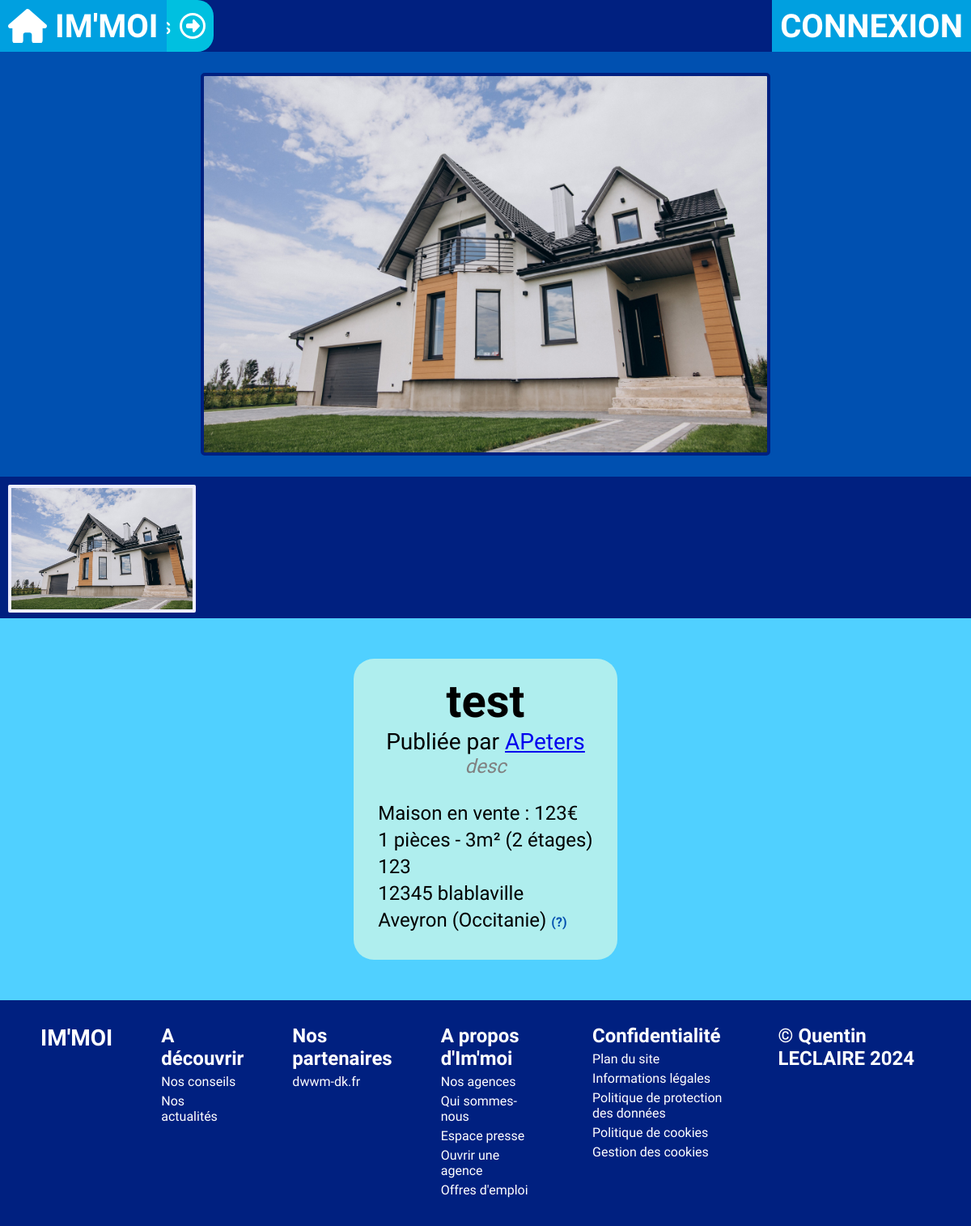
The page /offres/13 on the database its author committed.
### tables this page shows
CREATE TABLE IF NOT EXISTS `photo` (
  `idPhoto` int NOT NULL AUTO_INCREMENT,
  `nom` varchar(128) NOT NULL,
  `couverture` tinyint(1) DEFAULT NULL,
  `idBien` int NOT NULL,
  PRIMARY KEY (`idPhoto`),
  KEY `FK_BIEN` (`idBien`)
);

CREATE TABLE IF NOT EXISTS `bien` (
  `idBien` int NOT NULL AUTO_INCREMENT,
  `nom` varchar(60) NOT NULL,
  `description` text,
  `prixLocation` float DEFAULT NULL,
  `prixVente` float DEFAULT NULL,
  `categorie` varchar(20) DEFAULT NULL,
  `nbPieces` int NOT NULL,
  `nbEtages` int DEFAULT NULL,
  `surface` int NOT NULL,
  `numAppart` int DEFAULT NULL,
  `idUtilisateur` int NOT NULL,
  `idAdresse` int NOT NULL,
  PRIMARY KEY (`idBien`),
  KEY `FK_ADRESSE` (`idAdresse`),
  KEY `FK_UTILISATEUR` (`idUtilisateur`)
);

CREATE TABLE IF NOT EXISTS `utilisateur` (
  `idUtilisateur` int NOT NULL AUTO_INCREMENT,
  `username` varchar(32) NOT NULL,
  `password` varchar(64) NOT NULL,
  `nom` varchar(40) DEFAULT NULL,
  `prenom` varchar(40) DEFAULT NULL,
  `telephone` varchar(20) DEFAULT NULL,
  `email` varchar(80) NOT NULL,
  `idAdresse` int DEFAULT NULL,
  `estAgent` tinyint(1) DEFAULT NULL,
  `agence` int DEFAULT NULL,
  PRIMARY KEY (`idUtilisateur`),
  KEY `FK_ADRESSE` (`idAdresse`)
);

CREATE TABLE IF NOT EXISTS `adresse` (
  `idAdresse` int NOT NULL AUTO_INCREMENT,
  `nomVoie` text NOT NULL,
  `zipcode` varchar(10) NOT NULL,
  `localite` varchar(60) NOT NULL,
  PRIMARY KEY (`idAdresse`)
);

### Controller/PhotoController.php (called while the page is built, shortened)
<?php
class PhotoController{
    private $photoManager;
    public function __construct() {
        require_once "Models/managers/PhotoManager.php";
        $this->photoManager = new PhotoManager;
        $this->photoManager->chargementPhotolist();
    }
    public function getPhotosByBien($id)
    {
        return $this->photoManager->getPhotosFromBien($id);
    }
}

### Models/Model.class.php (called while the page is built, shortened)
<?php
abstract class BDConnexion{
    private static $pdo;
    private static function setBDD(){
        self::$pdo = new PDO('mysql:host=localhost;dbname=immoi;port=3308;charset=utf8', 'root', '');
        self::$pdo->setAttribute(PDO::ATTR_ERRMODE, PDO::ERRMODE_WARNING);
    }
    protected function getBDD(){
        return self::$pdo;
    }
}

### Models/managers/PhotoManager.php (called while the page is built, shortened)
<?php
require_once "Models/data/Photo.class.php";
require_once "Models/Model.class.php";
class PhotoManager extends BDConnexion{
    private $photolist = [];
    public function ajoutPhoto($photo){
        $this->photolist[] = $photo;
    }
    public function chargementPhotolist(){
        $req = $this->getBDD()->prepare('SELECT * FROM photo');
        $req->execute();
        $listePhoto = $req->fetchAll(PDO::FETCH_ASSOC);
        foreach($listePhoto as $value){
            $photo = new Photo($value['idPhoto'], $value['nom'], $value['idBien'], $value['couverture']);
        }
    }
    public function getPhotosFromBien($id){
        $listePhotos = [];
        if (isset($this->photolist)) {
            for ($i = 0; $i < count($this->photolist); $i++) {
                if ($this->photolist[$i]->getBien() == $id) {
                    $listePhotos[] = $this->photolist[$i];
                }
            }
        }
        return $listePhotos;
    }
}

### Models/managers/BienManager.php (called while the page is built, shortened)
<?php
require_once "Models/data/Bien.class.php";
require_once "Models/Model.class.php";
class BienManager extends BDConnexion{
    private $bienlist = [];
    public function ajoutBien($bien){
        $this->bienlist[] = $bien;
    }
    public function chargementBienlist(){
        $req = $this->getBDD()->prepare('SELECT * FROM bien');
        $req->execute();
        $listeBien = $req->fetchAll(PDO::FETCH_ASSOC);
    }
    public function getBienById($id)
    {
        for ($i = 0; $i < count($this->bienlist); $i++) {
            if ($this->bienlist[$i]->getId() == $id) {
                return $this->bienlist[$i];
            }
        }
    }
}

### Models/data/Bien.class.php (called while the page is built, shortened)
<?php
class Bien{
    public function getId()                 {return $this->idBien;}
    public function getNom()                {return $this->nom;}
    public function getDescription()        {return $this->description;}
    public function getPrixVente()          {return $this->prixVente;}
    public function getCategorie()          {return $this->categorie;}
    public function getNbPieces()           {return $this->nbPieces;}
    public function getNbEtages()           {return $this->nbEtages;}
    public function getSurface()            {return $this->surface;}
    public function getUtilisateur()        {return $this->idUtilisateur;}
    public function getAdresse()            {return $this->idAdresse;}
}

### Models/data/Photo.class.php (called while the page is built, shortened)
<?php
class Photo{
    public function getNom()             {return $this->nom;}
    public function getBien()            {return $this->idBien;}
    public function getCouverture()      {return $this->couverture;}
}

### Controller/utilisateurController.php (called while the page is built, shortened)
<?php
class UtilisateurController
{
    private $utilisateurManager;
    public function __construct()
    {
        require_once "Models/managers/UtilisateurManager.php";
        $this->utilisateurManager = new UtilisateurManager;
        $this->utilisateurManager->chargementUserlist();
    }
    public function getManager()
    {
        return $this->utilisateurManager;
    }
}

### Models/managers/UtilisateurManager.php (called while the page is built, shortened)
<?php
require_once "Models/data/Utilisateur.class.php";
require_once "Models/Model.class.php";
class UtilisateurManager extends BDConnexion
{
    private $userlist = [];
    public function ajoutUtilisateur($utilisateur)
    {
        $this->userlist[] = $utilisateur;
    }
    public function chargementUserlist()
    {
        $req = $this->getBDD()->prepare('SELECT * FROM utilisateur');
        $req->execute();
        $listeUtilisateur = $req->fetchAll(PDO::FETCH_ASSOC);
        foreach ($listeUtilisateur as $value) {
            $user = new Utilisateur($value['idUtilisateur'], $value['username'], $value['password'], $value['nom'], $value['prenom'], $value['telephone'], $value['email'], $value['idAdresse'], $value['estAgent'], $value['agence']);
        }
    }
    public function getUserById($id)
    {
        for ($i = 0; $i < count($this->userlist); $i++) {
            if ($this->userlist[$i]->getId() == $id) {
                return $this->userlist[$i];
            }
        }
    }
}

### Models/data/Utilisateur.class.php (called while the page is built, shortened)
<?php
class Utilisateur{
    public function getId()               {return $this->idUtilisateur;}
    public function getUsername()         {return $this->username;}
}

### Controller/adresseController.php (called while the page is built, shortened)
<?php
class AdresseController{
    private $adresseManager;
    public function __construct() {
        require_once "Models/managers/AdresseManager.php";
        $this->adresseManager = new AdresseManager;
        $this->adresseManager->chargementAdresselist();
    }
    public function getManager()
    {
        return $this->adresseManager;
    }
}

### Models/managers/AdresseManager.php (called while the page is built, shortened)
<?php
require_once "Models/data/Adresse.class.php";
require_once "Models/Model.class.php";
class AdresseManager extends BDConnexion
{
    private $adresselist = [];
    public function ajoutAdresse($adresse)
    {
        $this->adresselist[] = $adresse;
    }
    public function getAdresseById($id)
    {
        for ($i = 0; $i < count($this->adresselist); $i++) {
            if ($this->adresselist[$i]->getId() == $id) {
                return $this->adresselist[$i];
            }
        }
    }
    public function chargementAdresselist()
    {
        $req = $this->getBDD()->prepare('SELECT * FROM adresse');
        $req->execute();
        $listeAdresse = $req->fetchAll(PDO::FETCH_ASSOC);
        foreach ($listeAdresse as $value) {
            $adresse = new Adresse($value['idAdresse'], $value['nomVoie'], $value['zipcode'], $value['localite']);
        }
    }
}

### Models/data/Adresse.class.php (called while the page is built, shortened)
<?php
class Adresse{
    public function getId()              {return $this->idAdresse;}
    public function getNomVoie()         {return $this->nomVoie;}
    public function getZipcode()         {return $this->zipcode;}
    public function getLocalite()        {return $this->localite;}
}

### departement.php (called while the page is built, shortened)
<?php
function get_region_departement($cp)
{
    $cp = trim($cp);
    $num = substr($cp, 0, 2);
    if (isset($tab[$num])) {
        return $tab[$num];
    } else {
        return false;
    }
}

### Views/BD/bien.view.php (the view, shortened to what this page needs)
<?php ob_start();
require_once "Controller/utilisateurController.php";
$utilisateurController = new UtilisateurController;
require_once "Controller/adresseController.php";
$adresseController = new AdresseController;
require_once "Controller/photoController.php";
$photoController = new PhotoController;
require "departement.php";
$listephotos = $photoController->getPhotosByBien($bien->getId());
$adresseBien = $adresseController->getManager()->getAdresseById($bien->getAdresse());
?>
<section class="content">
    <div class="bienoverview">
        <div class="gallery">
            <div class="displaycontainer">
                <?php if (empty($listephotos)) : ?>
                    <img src="/public/img/default.jpg" alt="" class="displayedimage">
                    <?php else :
                    foreach ($listephotos as $photo) :
                        if ($photo->getCouverture()) : ?>
                            <img src="/public/img/photos/<?= $photo->getNom(); ?>" alt="" class="displayedimage">
                <?php endif;
                    endforeach;
                endif; ?>
            </div>
            <div class="imagelist">
                <?php if (empty($listephotos)) : ?>
                    <img src="/public/img/default.jpg" alt="" class="thumbimage active">
                    <?php else :
                    foreach ($listephotos as $photo) : ?>
                        <img src="/public/img/photos/<?= $photo->getNom(); ?>" alt="" class="thumbimage <?= ($photo->getCouverture()) ? "active" : "" ?>">
                <?php endforeach;
                endif; ?>
            </div>
        </div>
        <div class="details">
            <h2><?= $bien->getNom(); ?></h2>
            <h3>Publiée par <a href="/profil/<?= $bien->getUtilisateur() ?>"><?= $utilisateurController->getManager()->getUserById($bien->getUtilisateur())->getUsername(); ?></a></h3>
            <h4><?= $bien->getDescription() ?></h4>
            <p class="infosbien">
            <p><?= ucwords($bien->getCategorie()) ?>
                <?= ($bien->getPrixVente()) ? " en vente : " . $bien->getPrixVente() . "€" : null; ?></p>
            <p><?= $bien->getNbPieces() . " pièces - " . $bien->getSurface() . "m²" ?>
                <?= ($bien->getNbEtages() != 0) ? "(" . $bien->getNbEtages() . " étages)" : null; ?></p>
            <p><?= ($bien->getCategorie() == "appartement") ? "Appartement n°" . $bien->getNumAppart() . " - " : null ?>
                <?= $adresseBien->getNomVoie() ?></p>
            <p><?= $adresseBien->getZipcode() . " " . $adresseBien->getLocalite(); ?></p>
            <p><?= get_region_departement($adresseBien->getZipcode())['departement'] . " (" . get_region_departement($adresseBien->getZipcode())['region'] . ")"; ?> <span title="Detecté automatiquement à partir du code postal entré par l'auteur de cette annonce." class="conseil">(?)</span></p>
            </p>
        </div>
    </div>
</section>
<?php
require "Views/template.php";

### public/css/style.css (style rules this page uses)
:root { --main-blue: #0050B0; --light-blue: #00A0E0; --lighter-blue: #00C0E0; --lightest-blue: #50D0FF; --dark-blue: #002080; --darker-blue: #001050; }
* { padding: 0; margin: 0; box-sizing: border-box; font-family: 'Gabarito', sans-serif; }
body { min-height: 100vh; position: relative; }
.content { position: relative; margin-top: 64px; min-height: calc(100vh - 78px); height: fit-content; width: 100%; display: flex; flex-direction: column; }
.bienoverview { width: 100%; display: flex; flex-direction: column; align-items: center; background-color: var(--lightest-blue); }
.bienoverview .gallery { display: flex; flex-direction: column; background-color: var(--main-blue); height: 700px; width: 100%; }
.bienoverview .gallery .displaycontainer { display: flex; justify-content: center; align-items: center; height: 75%; width: 100%; }
.bienoverview .gallery .displaycontainer .displayedimage { max-height: 90%; max-width: 90%; object-fit: contain; background-color: var(--dark-blue); border: solid 4px var(--dark-blue); border-radius: 5px; }
.bienoverview .gallery .imagelist { height: 25%; min-width: 100%; overflow-x: scroll; overflow-y: hidden; white-space: nowrap; background-color: var(--dark-blue); }
.bienoverview .gallery .imagelist .thumbimage { margin: 10px 10px; height: 90%; min-width: 10%; cursor: pointer; object-fit: cover; }
.bienoverview .gallery .imagelist .thumbimage.active { border: solid #EEEEFF 4px; border-radius: 2px; }
.bienoverview .details { margin: 50px 0; background-color: paleturquoise; border-radius: 25px; padding: 30px; padding-top: 20px; font-size: 24px; }
.bienoverview .details h2 { text-align: center; font-size: 56px; }
.bienoverview .details h3 { text-align: center; font-weight: normal; }
.bienoverview .details h4 { color: gray; font-style: italic; font-weight: normal; text-align: center; }
.bienoverview .details .infosbien { margin-top: 20px; }
.bienoverview .details p { padding-top: 5px; }
.conseil { user-select: none; font-size: 16px; color: var(--main-blue); font-weight: bold; }

### rows shown on the page
photo: nom (picture)
bien: nom "test", idUtilisateur.username "APeters", description "desc", categorie "Maison", prixVente "123", nbPieces "1", surface "3", nbEtages "2"
adresse: nomVoie "123", zipcode "12345", localite "blablaville", zipcode "Aveyron", zipcode "Occitanie"
